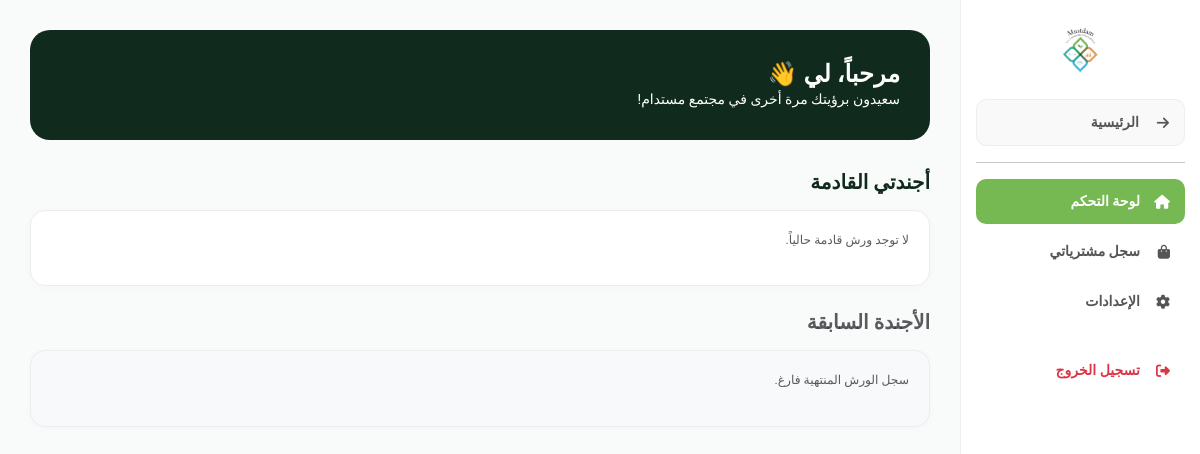
The page /profile (signed in) on the database as committed earlier.
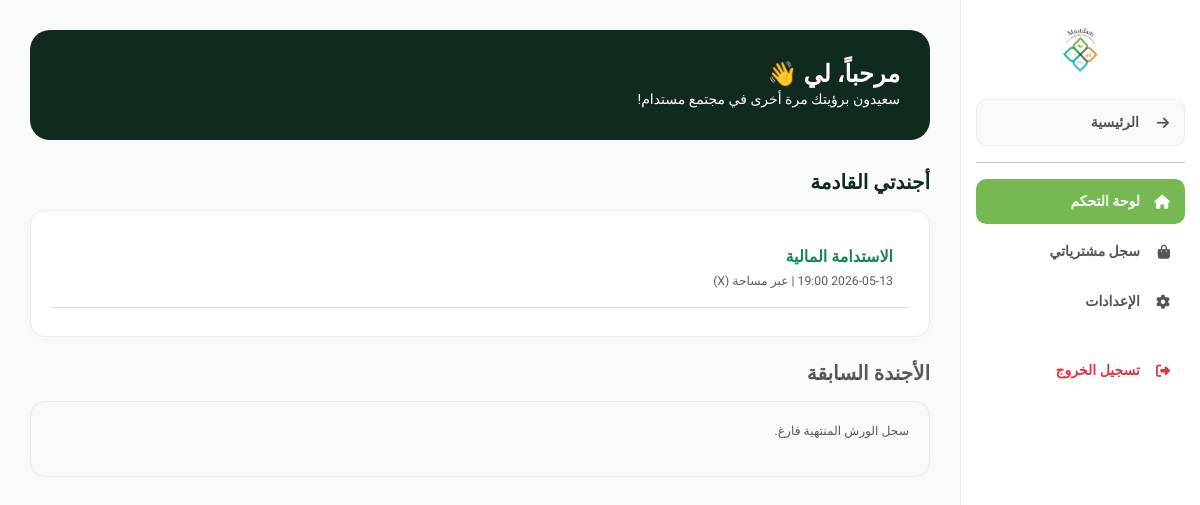
The same page on the database as committed later.
### tables this page shows
CREATE TABLE users (
        id INTEGER PRIMARY KEY AUTOINCREMENT,
        full_name TEXT NOT NULL,
        email TEXT NOT NULL UNIQUE,
        phone TEXT,
        city TEXT,
        password TEXT NOT NULL
    );

CREATE TABLE events (
        id INTEGER PRIMARY KEY AUTOINCREMENT,
        title TEXT NOT NULL,
        description TEXT,
        date_time TEXT,
        location TEXT
    );

### app.py (the view)
@app.route('/profile')
def profile():
    if 'user_id' not in session: return redirect(url_for('login'))
    user_id = session['user_id']
    conn = get_db_connection()
    cursor = conn.cursor()
    user_info = cursor.execute("SELECT * FROM users WHERE id=?", (user_id,)).fetchone()
    orders = cursor.execute("SELECT product_name, amount, order_date, status FROM orders WHERE user_id=?", (user_id,)).fetchall()
    all_events = cursor.execute('''SELECT e.title, e.date_time, e.location
                                  FROM events e
                                  JOIN event_registrations r ON e.id = r.event_id
                                  WHERE r.user_id=?''', (user_id,)).fetchall()
    now = datetime.now()
    agenda = []         # الأجندة القادمة
    past_agenda = []    # الأجندة السابقة
    for event in all_events:
        try:
            raw_date = event['date_time']
            if raw_date:
                event_time = datetime.strptime(raw_date, '%Y-%m-%d %H:%M')
                if event_time > now:
                    agenda.append(event)
                else:
                    past_agenda.append(event)
            else:
                agenda.append(event)
        except Exception as e:
            print(f"Error parsing date for event {event['title']}: {e}")
            agenda.append(event)
    conn.close()
    return render_template('profile.html', user=user_info, orders=orders, agenda=agenda, past_agenda=past_agenda)

### app.py (called while the page is built)
def get_db_connection():
    conn = sqlite3.connect(DB_PATH)
    conn.row_factory = sqlite3.Row
    return conn

### templates/profile.html (shortened to what this page needs)
<!DOCTYPE html>
<html lang="ar" dir="rtl">
<head>
    <link href="https://cdn.jsdelivr.net/npm/bootstrap@5.3.0/dist/css/bootstrap.min.css" rel="stylesheet">
    <link rel="stylesheet" href="https://cdnjs.cloudflare.com/ajax/libs/font-awesome/6.4.0/css/all.min.css">
</head>
<body>
    <div class="sidebar" id="sidebar">
        <div class="text-center mb-4">
            <img src="/static/logo1.png" alt="Logo" style="height: 50px;" onerror="this.src='https://via.placeholder.com/50'">
        </div>
        <nav>
            <a href="/" class="nav-link-custom mb-3" style="border: 1px solid #eee; background-color: #f9f9f9;">
                <i class="fas fa-arrow-right"></i> الرئيسية
            </a>
            <hr>
            <div id="btn-home" class="nav-link-custom active" onclick="showSection('home', this)"><i class="fas fa-home"></i> لوحة التحكم</div>
            <div id="btn-orders" class="nav-link-custom" onclick="showSection('orders', this)"><i class="fas fa-shopping-bag"></i> سجل مشترياتي</div>
            <div id="btn-settings" class="nav-link-custom" onclick="showSection('settings', this)"><i class="fas fa-cog"></i> الإعدادات</div>
            <a href="/logout" class="nav-link-custom text-danger mt-4"><i class="fas fa-sign-out-alt"></i> تسجيل الخروج</a>
        </nav>
    </div>
    <div class="main-content">
        <div class="welcome-card">
            <div>
                <h2>مرحباً، {{ user[1] }} 👋</h2>
                <p class="mb-0">سعيدون برؤيتك مرة أخرى في مجتمع مستدام!</p>
            </div>
        </div>
        <div id="home" class="content-section active">
    <h5 class="fw-bold mb-3" style="color: var(--dark-forest);"> أجندتي القادمة</h5>
    <div class="card-custom mb-4">
        {% if agenda %}
            {% for item in agenda %}
            <div class="p-3 mb-2 border-bottom text-end">
                <h6 class="fw-bold text-success mb-1">{{ item[0] }}</h6>
                <small class="text-muted">{{ item[1] }} | {{ item[2] }}</small>
            </div>
            {% endfor %}
        {% else %}
            <p class="text-muted small">لا توجد ورش قادمة حالياً.</p>
        {% endif %}
    </div>
    <h5 class="fw-bold mb-3 text-muted"> الأجندة السابقة</h5>
    <div class="card-custom" style="background-color: #f8f9fa;">
        {% if past_agenda %}
            {% for item in past_agenda %}
            <div class="p-3 mb-2 border-bottom text-end opacity-75">
                <h6 class="fw-bold text-secondary mb-1" style="text-decoration: line-through;">{{ item[0] }}</h6>
                <small class="text-muted">{{ item[1] }}</small>
            </div>
            {% endfor %}
        {% else %}
            <p class="text-muted small">سجل الورش المنتهية فارغ.</p>
        {% endif %}
    </div>
</div>
    </div>
</body>
</html>

### templates/profile.html (style rules this page uses)
:root { --primary-green: #76b852; --dark-forest: #102a1d; --card-bg: #1a3a2a; --soft-bg: hsl(150, 17%, 98%); --sidebar-width: 240px; }
body { font-family: 'Almarai', sans-serif; background-color: var(--soft-bg); margin: 0; font-size: 14px; overflow-x: hidden; }
.sidebar { width: var(--sidebar-width); background: white; height: 100vh; position: fixed; right: 0; padding: 25px 15px; border-left: 1px solid #eee; z-index: 1050; transition: 0.3s; }
.nav-link-custom { display: flex; align-items: center; color: #555; text-decoration: none; padding: 12px 15px; border-radius: 10px; font-weight: 700; margin-bottom: 5px; cursor: pointer; transition: 0.3s; }
.nav-link-custom:hover, .nav-link-custom.active { background-color: var(--primary-green); color: white; text-decoration: none; }
.nav-link-custom i { margin-left: 10px; width: 20px; }
.main-content { margin-right: var(--sidebar-width); padding: 30px; transition: 0.3s; }
.welcome-card { background: var(--dark-forest); padding: 30px; border-radius: 20px; margin-bottom: 30px; display: flex; justify-content: space-between; align-items: center; color: white; flex-wrap: wrap; gap: 15px; }
.welcome-card h2 { font-size: 1.5rem; font-weight: 800; color: #fff !important; margin: 0; }
.content-section { display: none; animation: fadeIn 0.4s ease; }
.content-section.active { display: block; }
.card-custom { background: white; border-radius: 15px; padding: 20px; border: 1px solid #ececec; box-shadow: 0 2px 10px rgba(0,0,0,0.02); }

Rows that differ between the two databases and show on the page:
added events: title "الاستدامة المالية", location "عبر مساحة (X)"
Other text that changed with them:
text no longer shown: "لا توجد ورش قادمة حالياً."
